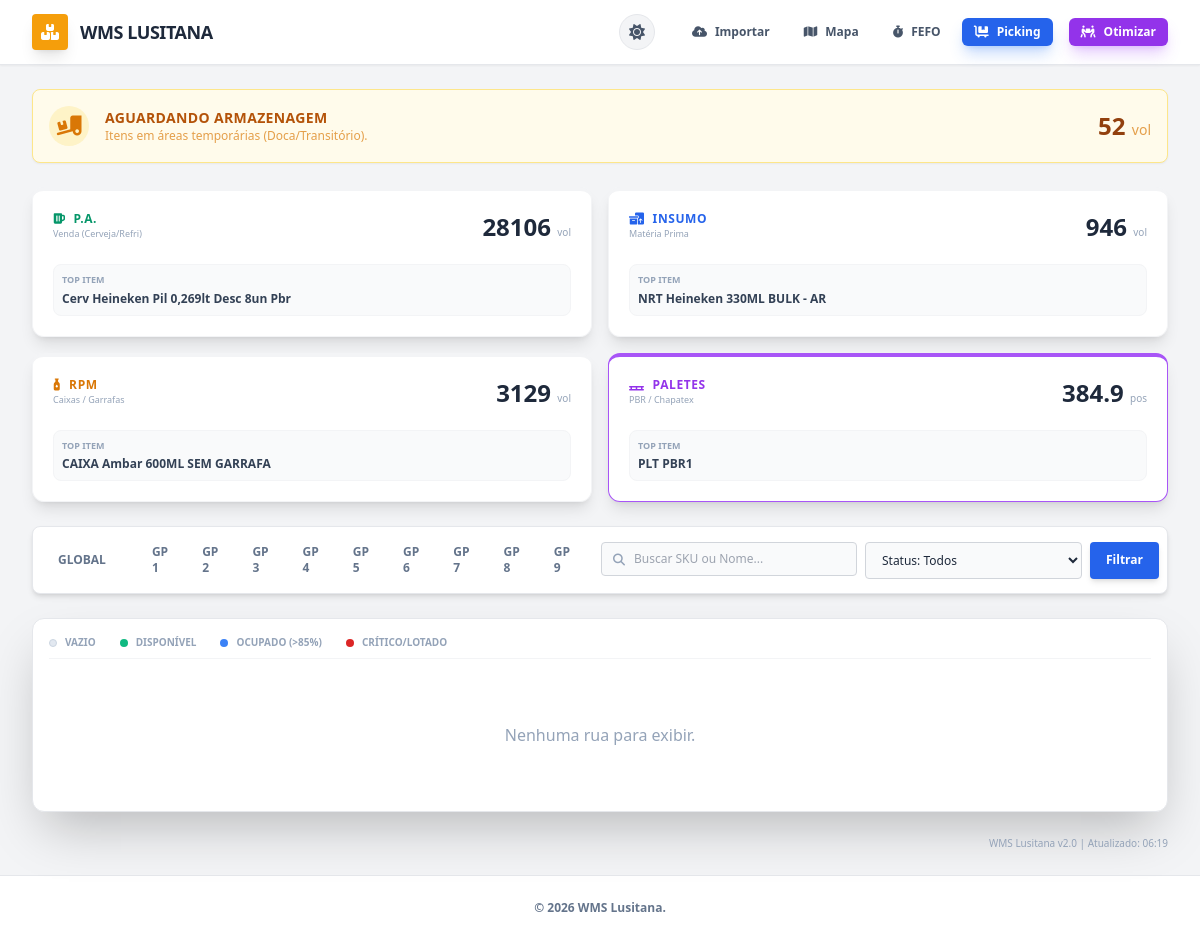
The app's page /dashboard/437/, older data.
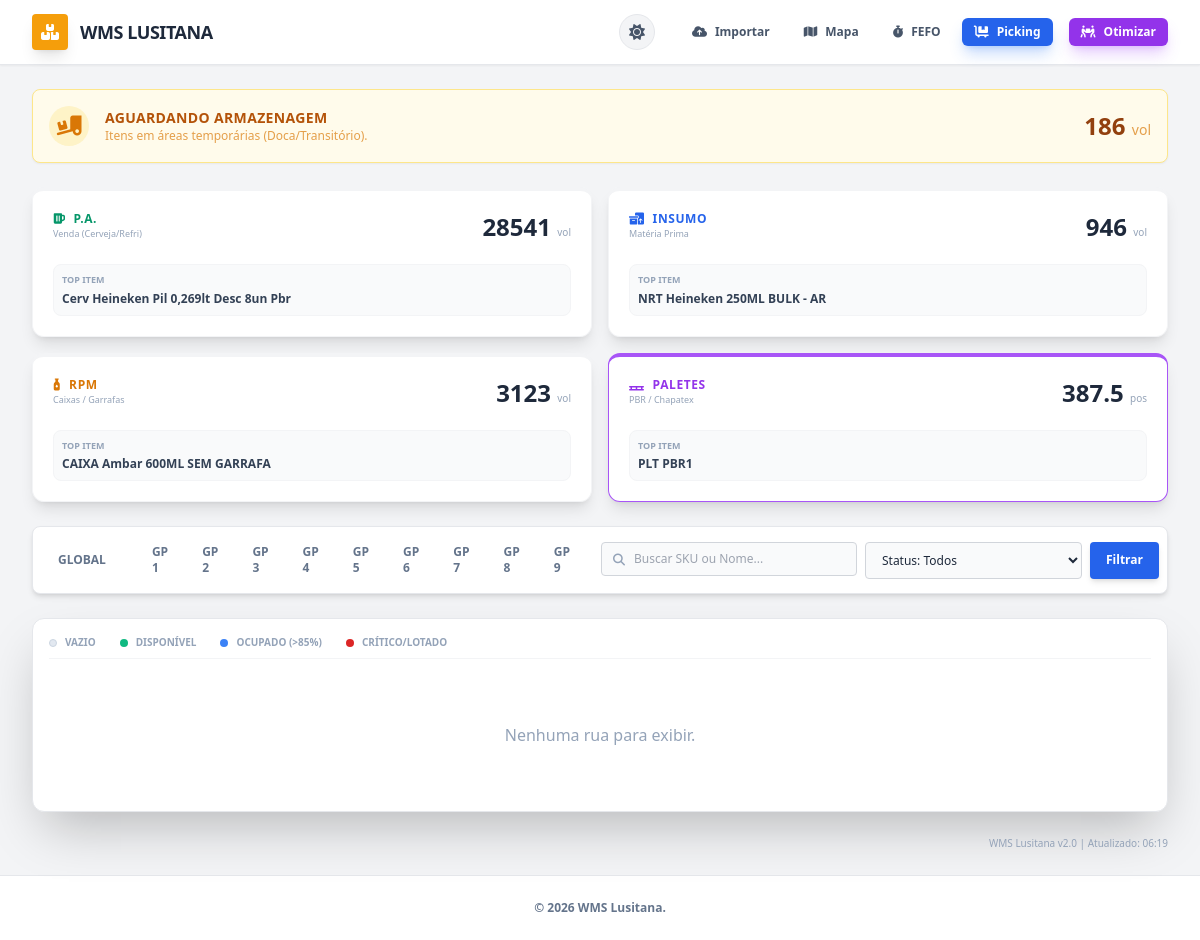
The same page, newer data.
### core/models.py (models this page shows, shortened)
class InventarioDiario(models.Model):
    data_referencia = models.DateField(verbose_name="Data do Inventário", db_index=True)
    data_importacao = models.DateTimeField(auto_now_add=True)
    quantidade_paletes = models.FloatField(verbose_name="Qtd (Posições)")
    rua = models.ForeignKey(LayoutArmazem, on_delete=models.CASCADE, related_name='estoque_atual')
    sku = models.CharField(max_length=20, verbose_name="Item")
    descricao = models.CharField(max_length=200, verbose_name="Material")
    tipo_produto = models.CharField(max_length=10, blank=True, null=True) # PA, RPM...
    quantidade_paletes = models.FloatField(verbose_name="Qtd Paletes")
    qtd_estoque_un = models.FloatField(verbose_name="Qtd Unidades", null=True, blank=True)
    fracao = models.IntegerField(default=0, verbose_name="Fração / Unidades")
    lote = models.CharField(max_length=50, blank=True, null=True)
    data_producao = models.DateField(null=True, blank=True)
    data_validade = models.DateField(null=True, blank=True)
    status = models.CharField(max_length=50, default="ESTOQUE") # Bloqueado, Livre...
    class Meta:
        verbose_name = "Registro de Inventário"
        indexes = [
            models.Index(fields=['data_referencia', 'rua', 'sku']),
        ]

### core/views.py (the view, shortened to what this page needs)
# urls.py: path('', views.dashboard_armazem, name='home'),
def dashboard_armazem(request, galpao_id=None):
    data_hoje = date.today()
    itens = InventarioDiario.objects.filter(data_referencia=data_hoje)
    if not itens.exists():
        ultimo = InventarioDiario.objects.order_by('-data_referencia').first()
        if ultimo:
            itens = InventarioDiario.objects.filter(data_referencia=ultimo.data_referencia)
            data_hoje = ultimo.data_referencia
    q_produto = request.GET.get('produto', '').strip()
    q_status = request.GET.get('status', '').strip()
    q_categoria = request.GET.get('categoria', '').strip()
    if q_produto: itens = itens.filter(descricao__icontains=q_produto)
    mapa_tipos = {p.sku: p.tipo for p in Produto.objects.all()}
    stats = {
        'PA':     {'vol': 0.0, 'maior_item': None, 'maior_qtd': -1},
        'INSUMO': {'vol': 0.0, 'maior_item': None, 'maior_qtd': -1},
        'RPM':    {'vol': 0.0, 'maior_item': None, 'maior_qtd': -1},
        'PBR':    {'vol': 0.0, 'maior_item': None, 'maior_qtd': -1},
    }
    transitorio = {'vol': 0.0}
    ocupacao_por_rua = {}
    locais_transitorio = ['TRANSITORIO', 'TRANSITÓRIO', 'BOLSAO', 'EXTERNO', 'DOCA']
    for item in itens:
        sku = str(item.sku).strip()
        desc = item.descricao.upper()
        tipo = mapa_tipos.get(sku)
        if 'SEM GARRAFA' in desc or 'VASILHAME' in desc or 'CASCO' in desc: tipo = 'RPM'
        if not tipo:
            if desc.startswith('PLT') or 'CHAPATEX' in desc: tipo = 'RPM'
            elif 'BULK' in desc or 'LATA' in desc: tipo = 'INSUMO'
            else: tipo = 'PA'
        categoria_final = tipo
        eh_estrutura = False
        if 'PLT PBR' in desc or 'PALETE PBR' in desc or 'CHAPATEX' in desc or desc.startswith('PBR'):
            eh_estrutura = True
        if eh_estrutura: categoria_final = 'PBR'
        elif tipo == 'RPM': categoria_final = 'RPM'
        elif tipo == 'PA': categoria_final = 'PA'
        if categoria_final not in stats: categoria_final = 'PA'
        qtd_inteira = int(item.quantidade_paletes)
        if categoria_final == 'PBR': volume = item.quantidade_paletes
        else: volume = qtd_inteira + item.fracao
        stats[categoria_final]['vol'] += volume
        if volume > stats[categoria_final]['maior_qtd']:
            stats[categoria_final]['maior_qtd'] = volume
            stats[categoria_final]['maior_item'] = item
        rid = item.rua.id
        if rid not in ocupacao_por_rua:
            ocupacao_por_rua[rid] = {
                'qtd': 0.0,
                'produtos': set(),
                'categorias': set(),
                'detalhes': []
            }
        ocupacao_por_rua[rid]['qtd'] += item.quantidade_paletes
        ocupacao_por_rua[rid]['produtos'].add(item.descricao)
        ocupacao_por_rua[rid]['categorias'].add(categoria_final)
        validade_fmt = item.data_validade.strftime('%d/%m/%Y') if item.data_validade else '-'
        producao_fmt = item.data_producao.strftime('%d/%m/%Y') if item.data_producao else '-'
        status_real = str(item.status).upper().strip() if item.status else 'ESTOQUE'
        ocupacao_por_rua[rid]['detalhes'].append({
            'sku': sku,
            'produto': desc,
            'qtd': float(item.quantidade_paletes),
            'lote': item.lote if item.lote else '-',
            'validade': validade_fmt,
            'producao': producao_fmt,
            'status': status_real
        })
        if any(l in item.rua.rua.upper() for l in locais_transitorio):
            transitorio['vol'] += volume
    ruas_query = LayoutArmazem.objects.all().order_by('rua')
    if galpao_id: ruas_query = ruas_query.filter(gp=galpao_id)
    lista_galpoes = LayoutArmazem.objects.values_list('gp', flat=True).distinct().order_by('gp')
    mapa_visual = []
    status_qualidade = ['ESTOQUE', 'BLOQUEADO', 'DESCARTE']
    return render(request, 'core/dashboard.html', {
        'mapa': mapa_visual, 'lista_galpoes': lista_galpoes,
        'galpao': galpao_id if galpao_id else 0,
        'titulo_galpao': f"Galpão {galpao_id}" if galpao_id else "Visão Global",
        'data_ref': data_hoje, 'stats': stats, 'transitorio': transitorio,
        'filtro_produto': q_produto, 'filtro_status': q_status,
        'filtro_categoria': q_categoria
    })

### core/templates/core/dashboard.html (shortened to what the changed rows need)
{% extends 'core/base.html' %}
{% load static %}
{% block content %}
<div class="max-w-[1800px] mx-auto space-y-6 animate-fade-in-down relative">
    {% if transitorio.vol > 0 %}
    <div class="bg-amber-50 dark:bg-amber-900/20 border border-amber-200 dark:border-amber-600/30 rounded-lg p-4 flex items-center justify-between shadow-sm">
        <div class="flex items-center gap-4">
            <div class="w-10 h-10 rounded-full bg-amber-100 dark:bg-amber-600/20 text-amber-600 dark:text-amber-500 flex items-center justify-center text-xl animate-pulse">
                <i class="fa-solid fa-truck-ramp-box"></i>
            </div>
            <div>
                <h3 class="text-amber-700 dark:text-amber-500 font-bold text-sm uppercase tracking-wide">Aguardando Armazenagem</h3>
                <p class="text-xs text-amber-600/70 dark:text-slate-400">Itens em áreas temporárias (Doca/Transitório).</p>
            </div>
        </div>
        <div class="text-right">
            <p class="text-2xl font-black text-amber-800 dark:text-white">{{ transitorio.vol|floatformat:0 }} <span class="text-sm font-normal text-amber-600/70 dark:text-slate-500">vol</span></p>
        </div>
    </div>
    {% endif %}
    <div class="grid grid-cols-1 md:grid-cols-2 xl:grid-cols-4 gap-4">
        <a href="?categoria={% if filtro_categoria == 'PA' %}{% else %}PA{% endif %}" class="block group cursor-pointer">
            <div class="bg-white dark:bg-slate-800 rounded-xl border-t-4 {% if filtro_categoria == 'PA' %}border-emerald-400 ring-2 ring-emerald-500/50{% else %}border-emerald-500 hover:border-emerald-400{% endif %} shadow-lg p-5 border-x border-b border-gray-100 dark:border-slate-700 transition-all hover:-translate-y-1">
                <div class="flex justify-between items-start mb-4">
                    <div>
                        <h2 class="text-emerald-600 dark:text-emerald-500 font-bold text-xs uppercase tracking-wider flex items-center gap-2">
                            <i class="fa-solid fa-beer-mug-empty"></i> P.A.
                        </h2>
                        <p class="text-[9px] text-slate-400 dark:text-slate-500">Venda (Cerveja/Refri)</p>
                    </div>
                    <p class="text-2xl font-black text-slate-800 dark:text-white">{{ stats.PA.vol|floatformat:0 }} <span class="text-[10px] font-normal text-slate-400">vol</span></p>
                </div>
                <div class="bg-gray-50 dark:bg-slate-900/50 rounded-lg p-2 border border-gray-100 dark:border-slate-700/50">
                    <p class="text-[9px] text-slate-400 uppercase font-bold mb-1">Top Item</p>
                    {% if stats.PA.maior_item %}
                        <p class="text-xs font-bold text-slate-700 dark:text-slate-200 truncate" title="{{ stats.PA.maior_item.descricao }}">{{ stats.PA.maior_item.descricao }}</p>
                    {% else %}
                        <p class="text-xs text-slate-400 italic">Sem estoque</p>
                    {% endif %}
                </div>
            </div>
        </a>
        <a href="?categoria={% if filtro_categoria == 'INSUMO' %}{% else %}INSUMO{% endif %}" class="block group cursor-pointer">
            <div class="bg-white dark:bg-slate-800 rounded-xl border-t-4 {% if filtro_categoria == 'INSUMO' %}border-blue-400 ring-2 ring-blue-500/50{% else %}border-blue-500 hover:border-blue-400{% endif %} shadow-lg p-5 border-x border-b border-gray-100 dark:border-slate-700 transition-all hover:-translate-y-1">
                <div class="flex justify-between items-start mb-4">
                    <div>
                        <h2 class="text-blue-600 dark:text-blue-500 font-bold text-xs uppercase tracking-wider flex items-center gap-2">
                            <i class="fa-solid fa-boxes-packing"></i> INSUMO
                        </h2>
                    </div>
                </div>
                <div class="bg-gray-50 dark:bg-slate-900/50 rounded-lg p-2 border border-gray-100 dark:border-slate-700/50">
                    <p class="text-[9px] text-slate-400 uppercase font-bold mb-1">Top Item</p>
                    {% if stats.INSUMO.maior_item %}
                        <p class="text-xs font-bold text-slate-700 dark:text-slate-200 truncate" title="{{ stats.INSUMO.maior_item.descricao }}">{{ stats.INSUMO.maior_item.descricao }}</p>
                    {% else %}
                        <p class="text-xs text-slate-400 italic">Sem estoque</p>
                    {% endif %}
                </div>
            </div>
        </a>
        <a href="?categoria={% if filtro_categoria == 'RPM' %}{% else %}RPM{% endif %}" class="block group cursor-pointer">
            <div class="bg-white dark:bg-slate-800 rounded-xl border-t-4 {% if filtro_categoria == 'RPM' %}border-amber-400 ring-2 ring-amber-500/50{% else %}border-amber-500 hover:border-amber-400{% endif %} shadow-lg p-5 border-x border-b border-gray-100 dark:border-slate-700 transition-all hover:-translate-y-1">
                <div class="flex justify-between items-start mb-4">
                    <div>
                        <h2 class="text-amber-600 dark:text-amber-500 font-bold text-xs uppercase tracking-wider flex items-center gap-2">
                            <i class="fa-solid fa-bottle-droplet"></i> RPM
                        </h2>
                        <p class="text-[9px] text-slate-400 dark:text-slate-500">Caixas / Garrafas</p>
                    </div>
                    <p class="text-2xl font-black text-slate-800 dark:text-white">{{ stats.RPM.vol|floatformat:0 }} <span class="text-[10px] font-normal text-slate-400">vol</span></p>
                </div>
                <div class="bg-gray-50 dark:bg-slate-900/50 rounded-lg p-2 border border-gray-100 dark:border-slate-700/50">
                    <p class="text-[9px] text-slate-400 uppercase font-bold mb-1">Top Item</p>
                    {% if stats.RPM.maior_item %}
                        <p class="text-xs font-bold text-slate-700 dark:text-slate-200 truncate" title="{{ stats.RPM.maior_item.descricao }}">{{ stats.RPM.maior_item.descricao }}</p>
                    {% else %}
                        <p class="text-xs text-slate-400 italic">Sem estoque</p>
                    {% endif %}
                </div>
            </div>
        </a>
        <a href="?categoria={% if filtro_categoria == 'PBR' %}{% else %}PBR{% endif %}" class="block group cursor-pointer">
            <div class="bg-white dark:bg-slate-800 rounded-xl border-t-4 {% if filtro_categoria == 'PBR' %}border-purple-400 ring-2 ring-purple-500/50{% else %}border-purple-500 hover:border-purple-400{% endif %} shadow-lg p-5 border-x border-b border-gray-100 dark:border-slate-700 transition-all hover:-translate-y-1">
                <div class="flex justify-between items-start mb-4">
                    <div>
                        <h2 class="text-purple-600 dark:text-purple-500 font-bold text-xs uppercase tracking-wider flex items-center gap-2">
                            <i class="fa-solid fa-pallet"></i> PALETES
                        </h2>
                        <p class="text-[9px] text-slate-400 dark:text-slate-500">PBR / Chapatex</p>
                    </div>
                    <p class="text-2xl font-black text-slate-800 dark:text-white">{{ stats.PBR.vol|floatformat:1 }} <span class="text-[10px] font-normal text-slate-400">pos</span></p>
                </div>
                <div class="bg-gray-50 dark:bg-slate-900/50 rounded-lg p-2 border border-gray-100 dark:border-slate-700/50">
                    <p class="text-[9px] text-slate-400 uppercase font-bold mb-1">Top Item</p>
                    {% if stats.PBR.maior_item %}
                        <p class="text-xs font-bold text-slate-700 dark:text-slate-200 truncate" title="{{ stats.PBR.maior_item.descricao }}">{{ stats.PBR.maior_item.descricao }}</p>
                    {% else %}
                        <p class="text-xs text-slate-400 italic">Sem estoque</p>
                    {% endif %}
                </div>
            </div>
        </a>
    </div>
</div>
{% endblock %}

Row changes from the older to the newer data that the page shows:
removed InventarioDiario: INSUMO.maior_item.descricao "NRT Heineken 330ML BULK - AR"
added InventarioDiario: INSUMO.maior_item.descricao "NRT Heineken 250ML BULK - AR"
Text that changed along with them:
{{ transitorio.vol|floatformat:0 }}: "52" → "186"
{{ stats.PA.vol|floatformat:0 }}: "28106" → "28541"
{{ stats.RPM.vol|floatformat:0 }}: "3129" → "3123"
{{ stats.PBR.vol|floatformat:1 }}: "384.9" → "387.5"
